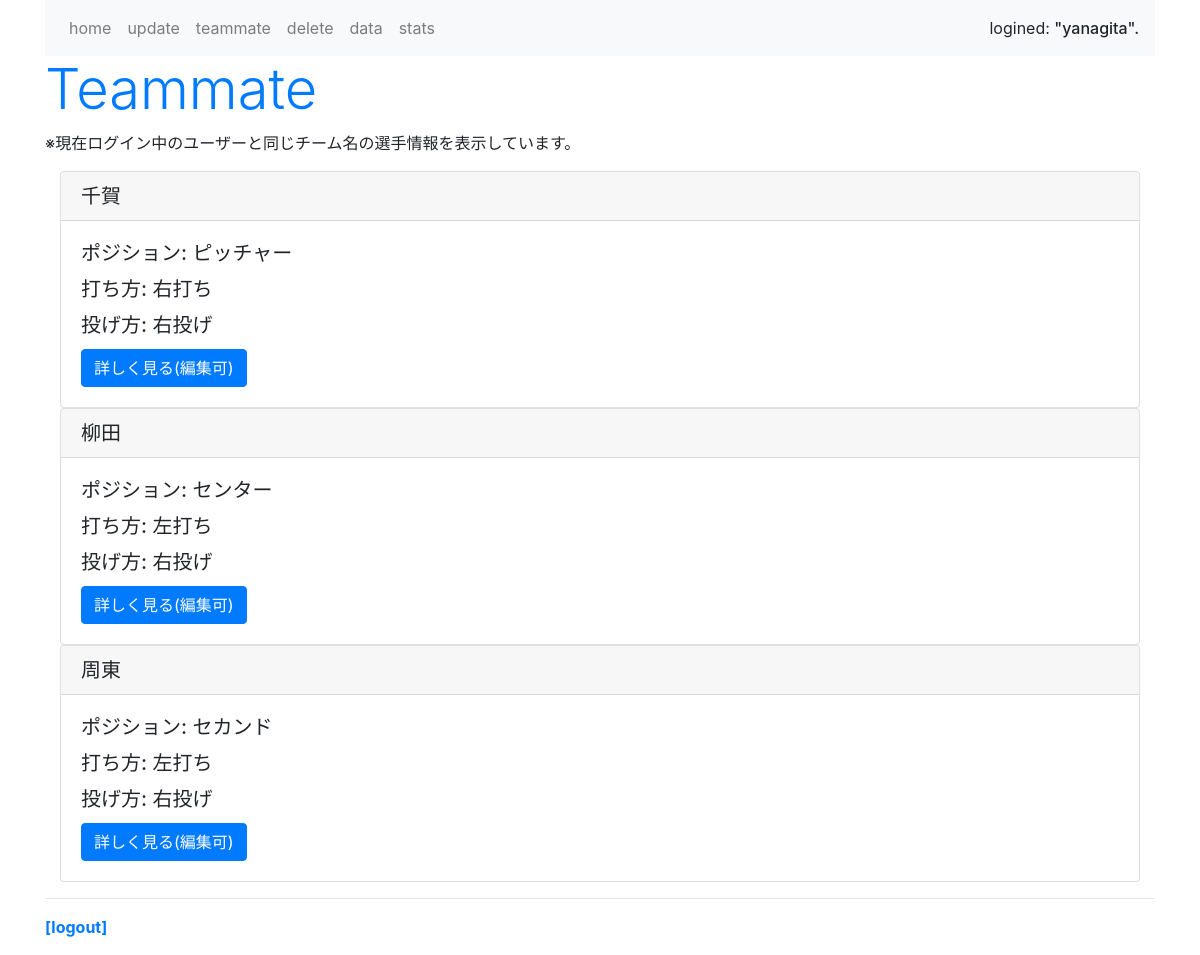
The app's page /list/ (signed in) with its own data.
### baseball_app/models.py (models this page shows, shortened)
class Profile(models.Model):
    GENDER_CHOICES = (
        ('man', '男性'),
        ('woman', '女性'),
        ('other', 'その他'),
    )
    POSITION_CHOICES = (
        ('picher', 'ピッチャー'),
        ('catcher', 'キャッチャー'),
        ('first', 'ファースト'),
        ('second', 'セカンド'),
        ('third', 'サード'),
        ('short', 'ショート'),
        ('left', 'レフト'),
        ('center', 'センター'),
        ('right', 'ライト'),
    )
    BATTING_HANDEDNESS_CHOICES = (
        ('right_handed_batting', '右打ち'),
        ('left_handed_batting', '左打ち'),
        ('switch_hitter', '両打ち'),
    )
    THROWING_HANDEDNESS_CHOICES = (
        ('right_handed_throwing', '右投げ'),
        ('left_handed_throwing', '左投げ'),
        ('switch_picher', '両投げ'),
    )
    user = models.OneToOneField(User, on_delete=models.CASCADE)
    name = models.CharField('氏名（必須）', max_length=100)
    gender = models.CharField('性別',blank=True, null=True, max_length=5, choices=GENDER_CHOICES)
    birthday = models.DateField('生年月日', blank=True, null=True)
    email = models.EmailField('メールアドレス', blank=True, null=True)
    height = models.FloatField('身長(cm)', blank=True, null=True, validators=[MinValueValidator(50), MaxValueValidator(300)])
    weight = models.FloatField('体重(kg)', blank=True, null=True, validators=[MinValueValidator(20), MaxValueValidator(200)])
    uniform_number = models. PositiveIntegerField('背番号', blank=True, null=True, validators=[MinValueValidator(1), MaxValueValidator(999)])
    position = models.CharField('ポジション（必須）', max_length=7, choices=POSITION_CHOICES)
    batting_handedness = models.CharField('打ち方（必須）', max_length=20, choices=BATTING_HANDEDNESS_CHOICES)
    throwing_handedness = models.CharField('投げ方（必須）', max_length=21, choices=THROWING_HANDEDNESS_CHOICES)
    team = models.CharField('チーム名', max_length=100, blank=True, null=True)

### baseball_app/views.py (the view)
# urls.py: path('list/', listview, name='list'),
@login_required()
def listview(request):
    login_user = request.user
    my_team = Profile.objects.get(user=login_user).team
    teammate_profile = Profile.objects.filter(team=my_team)
    teammate_user = User.objects.filter(profile__team__in=teammate_profile)
    context = {
        'teammate_profile': teammate_profile,
        'teammate_user': teammate_user,
    }
    return render(request, 'list.html', context)

### templates/list.html
{% extends 'base.html' %}
{% block header %}
<h1 class="display-4 text-primary">Teammate</h1>
<p class="caption">※現在ログイン中のユーザーと同じチーム名の選手情報を表示しています。
</p>
{% endblock header %}
{% block content %}
<div class="container">
    {% for member in teammate_profile %}
    <div class="card">
        <h5 class="card-header">{{ member.name }}</h5>
        <div class="card-body">
            <h5 class="card-title">ポジション: {{ member.get_position_display }}</h5>
            <h5 class="card-title">打ち方: {{ member.get_batting_handedness_display }}</h5>
            <h5 class="card-title">投げ方: {{ member.get_throwing_handedness_display }}</h5>
            <a href="{% url 'update' member.user.pk %}" class="btn btn-primary">詳しく見る(編集可)</a>
        </div>
    </div>
    {% endfor %}
</div>
{% endblock content %}

### templates/base.html (shortened to what this page needs)
<!doctype html>
<html lang="ja">
    <head>
        <link rel="stylesheet" href="https://stackpath.bootstrapcdn.com/bootstrap/4.5.0/css/bootstrap.min.css">
    </head>
    <body class="container">
        <nav class="navbar navbar-expand navbar-light bg-light">
            <ul class="navbar-nav mr-auto">
                <li class="nav-item"><a href="{% url 'home' %}" class="nav-link">home</a></li>
                <li class="nav-item"><a href="{% url 'update' user.pk %} " class="nav-link">update</a></li>
                <li class="nav-item"><a href="{% url 'list' %}" class="nav-link">teammate</a></li>
                <li class="nav-item"><a href="{% url 'delete' %}" class="nav-link">delete</a></li>
                <li class="nav-item"><a href="{% url 'data' %}" class="nav-link">data</a></li>
                <li class="nav-item"><a href="{% url 'stats' %}" class="nav-link">stats</a></li>
                </ul>
            <span>logined: <span class="h6">"{{ request.user.username }}".</span> </span>
        </nav>
        <div>
            {% block header %}{% endblock header %}
        </div>
        {% block content %}{% endblock content %}
        <hr>
        <div class="my-3">
            <span class="font-weight-bold"><a href="{% url 'logout' %}">[logout]</a></span>
        </div>
    </body>
</html>

### records on screen
Profile: name "千賀", position "ピッチャー", batting_handedness "右打ち", throwing_handedness "右投げ"
Profile: name "柳田", position "センター", batting_handedness "左打ち", throwing_handedness "右投げ"
Profile: name "周東", position "セカンド", batting_handedness "左打ち", throwing_handedness "右投げ"

### other values on screen
{{ request.user.username }} "yanagita"
